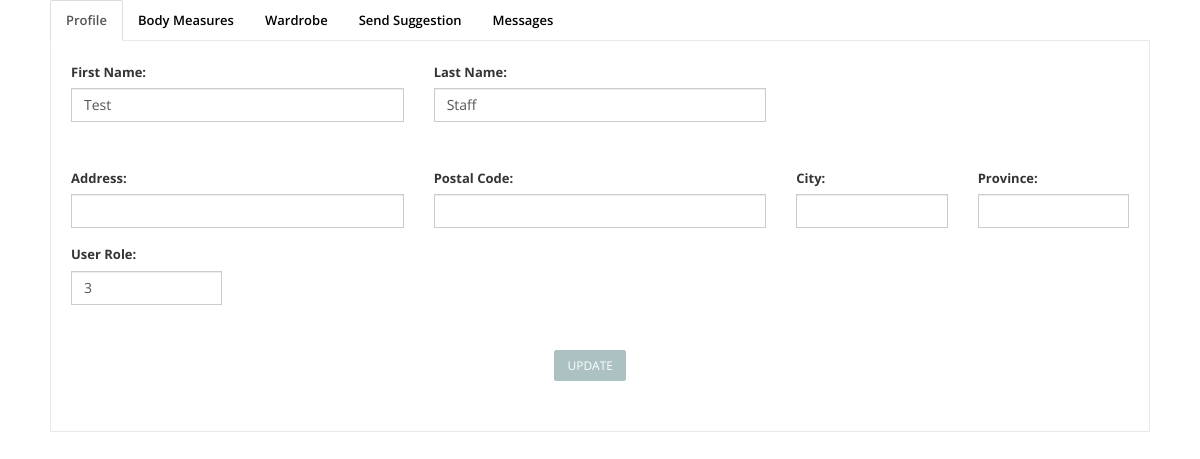
The app's page /AngelaFinal/web/pages/adminUserView.php?a=7, older data.
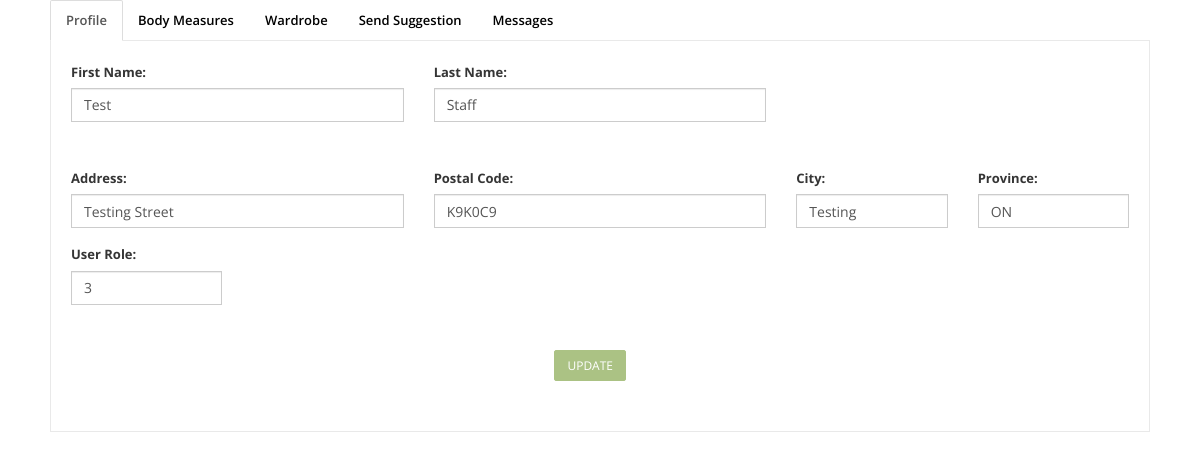
The same page, newer data.
### tables this page shows
CREATE TABLE IF NOT EXISTS `users` (
  `id` int(10) unsigned NOT NULL,
  `username` varchar(20) DEFAULT NULL,
  `password` varchar(255) NOT NULL,
  `salt` varchar(255) NOT NULL,
  `email` varchar(75) NOT NULL,
  `firstName` varchar(50) NOT NULL,
  `lastName` varchar(50) NOT NULL,
  `address` varchar(50) DEFAULT NULL,
  `postalCode` varchar(7) DEFAULT NULL,
  `city` varchar(25) DEFAULT NULL,
  `province` char(2) DEFAULT NULL,
  `administratorID` int(10) unsigned NOT NULL DEFAULT '2',
  `status` int(4) DEFAULT '3',
  `picture` varchar(200) NOT NULL DEFAULT 'web/assets/images/profilepicture.jpg',
  `timeCreated` timestamp NOT NULL DEFAULT CURRENT_TIMESTAMP
);

### AngelaFinal/src/factories/factoryDAOPdo.php (called while the page is built, shortened)
<?php
	require_once DIR_PDO.'userDAOPdo.php';
class FactoryDAOPdo implements FactoryDAO {
	private static $instance = null;
	public static function getInstance() {
		if (self::$instance == null) {
			self::$instance = new FactoryDAOPdo();
		}
		return self::$instance;
	}
	public function createUserPersistence() {
		return new UserDAOPdo();
	}
}
?>

### AngelaFinal/src/controllers/userController.php (called while the page is built, shortened)
<?php
	require_once DIR_FAC.'factoryDAOPdo.php';
class UserController {
	private $persistenceUser;
	public function __construct() {
		$this->factory = FactoryDAOPdo::getInstance();
		$this->persistenceUser = $this->factory->createUserPersistence();
	}
	public function searchUsers($param,$value,$type) {
		$usersList = $this->persistenceUser->searchUsers($param,$value,$type);
		return $usersList;
	}
}
 ?>

### AngelaFinal/src/views/userView.php (called while the page is built, shortened)
<?php
	require_once DIR_MOD.'user.php';
	require_once DIR_CON.'userController.php';
class UserView
{
	private $userController;
	function __construct() {
		$this->userController = new UserController();
	}
	public function searchUsers($param,$value,$type) {
		$usersLists = $this->userController->searchUsers($param,$value,$type);
		return $usersLists;
	}
}
 ?>

### AngelaFinal/src/persistenceDAOPdo/userDAOPdo.php (called while the page is built, shortened)
<?php
	require_once DIR_MOD.'user.php';
	class UserDAOPdo implements UserDAO {
		public function searchUsers($param,$value,$type) {
			$className = 'ConnectionDAOPdo';
			$con = $className::getConnection();
			$query = 'SELECT * FROM users Where '.$param.' = "'.$value.'"';
			$stmt = $con->prepare($query);
			$stmt->execute();
			$result = $stmt->fetchAll();
			$usersList = new ArrayObject();
			foreach ($result as $row) {
				$user = new User();
				$user->setIdUser($row['id']);
				$user->setUserName($row['username']);
				$user->setFirstName($row['firstName']);
				$user->setLastName($row['lastName']);
				$user->setEmail($row['email']);
				$user->setPassword($row['password']);
				$user->setAddress($row['address']);
				$user->setCity($row['city']);
				$user->setPostalCode($row['postalCode']);
				$user->setProvince($row['province']);
				$user->setAdministratorID($row['administratorID']);
				$user->setStatus($row['status']);
				$user->setSalt($row['salt']);
				$user->setPicture($row['picture']);
				$user->setTimeCreated($row['timeCreated']);
				$usersList->append($user);
			}
			if($type==1){
				return $user;
			}elseif($type==2){
				return $usersList;
			}
		}
	}
?>

### AngelaFinal/src/models/user.php (called while the page is built, shortened)
<?php
class User{
    private $firstName;
    private $lastName;
    private $address;
    private $city;
    private $postalCode;
    private $province;
    private $administratorID;
    function getFirstName() {
        return $this->firstName;
    }
    function getLastName() {
        return $this->lastName;
    }
    function getAddress() {
        return $this->address;
    }
    function getCity() {
        return $this->city;
    }
    function getPostalCode() {
        return $this->postalCode;
    }
    function getProvince() {
        return $this->province;
    }
    function getAdministratorID() {
        return $this->administratorID;
    }
    function setFirstName($firstName) {
        $this->firstName = $firstName;
    }
    function setLastName($lastName) {
        $this->lastName = $lastName;
    }
    function setAddress($adress) {
        $this->address = $adress;
    }
    function setCity($city) {
        $this->city = $city;
    }
    function setPostalCode($postalCode) {
        $this->postalCode = $postalCode;
    }
    function setProvince($province) {
        $this->province = $province;
    }
    function setAdministratorID($administratorID) {
        $this->administratorID = $administratorID;
    }
}
?>

### AngelaFinal/web/pages/adminUserView.php (the view, shortened to what the changed rows need)
<?php
	require_once DIR_MOD.'user.php';
	require_once DIR_VIE.'userView.php';
	$userView = new UserView();
	$value = $_GET['a'];
	$user = $userView->searchUsers("id",$value,'1');
?>
<html lang="en">
<head>
	<?php include( DIR_LAY.'headPages.php');?>
</head>
<body>
<div class="row">
	<div class="container">
		<div class="col-xs-18 col-md-12 ">
			<div class="tab-content" >
				<div class="tab-pane fade in active" id="profile">
							<form role="form" action="../../src/handlers/userHandler.php?a=updateUser" method="post">
				<div class="row">
					<div class="col-xs-6 col-md-4">
						<div class="form-group">
						  <label for="firstName">First Name:</label>
						  <input type="text" class="form-control" id="firstName" name="firstName" value="<?php echo  $user->getFirstName();?> ">
						</div>
					</div>
					<div class="col-xs-6 col-md-4">
						<div class="form-group">
						  <label for="lastName">Last Name:</label>
						  <input type="text" class="form-control" id="lastName" name="lastName" value="<?php echo  $user->getLastName();?> ">
						</div>
					</div>
				</div>
				<div class="row">
					<div class="col-xs-6 col-md-4">
						<div class="form-group">
						  <label for="address">Address:</label>
						  <input type="text" class="form-control" id="address" name="address" value="<?php echo  $user->getAddress();?> ">
						</div>
					</div>
					<div class="col-xs-6 col-md-4">
						<div class="form-group">
						  <label for="pcode">Postal Code:</label>
						  <input type="text" class="form-control" id="pcode" name="pcode" value="<?php echo  $user->getPostalCode();?> ">
						</div>
					</div>
					<div class="col-xs-4 col-md-2">
						<div class="form-group">
						  <label for="city">City:</label>
						  <input type="text" class="form-control" id="city" name="city" value="<?php echo  $user->getCity();?> ">
						</div>
					</div>
					<div class="col-xs-4 col-md-2">
						<div class="form-group">
						  <label for="province">Province:</label>
						  <input type="text" class="form-control" id="provin" name="province" value="<?php echo  $user->getProvince();?> ">
						</div>
					</div>
					<div class="col-xs-4 col-md-2">
						<div class="form-group">
						  <label for="province">User Role:</label>
						  <input type="text" class="form-control" id="provin" name="province" value="<?php echo  $user->getAdministratorID();?> ">
						</div>
					</div>
				</div>
			</form>
				</div>
			</div>
		</div>
	</div>
</div>
</body>
</html>

Row changes from the older to the newer data that the page shows:
changed users "Test": address (not shown) → "Testing Street"; pcode (not shown) → "K9K0C9"; city (not shown) → "Testing"; province (not shown) → "ON"
